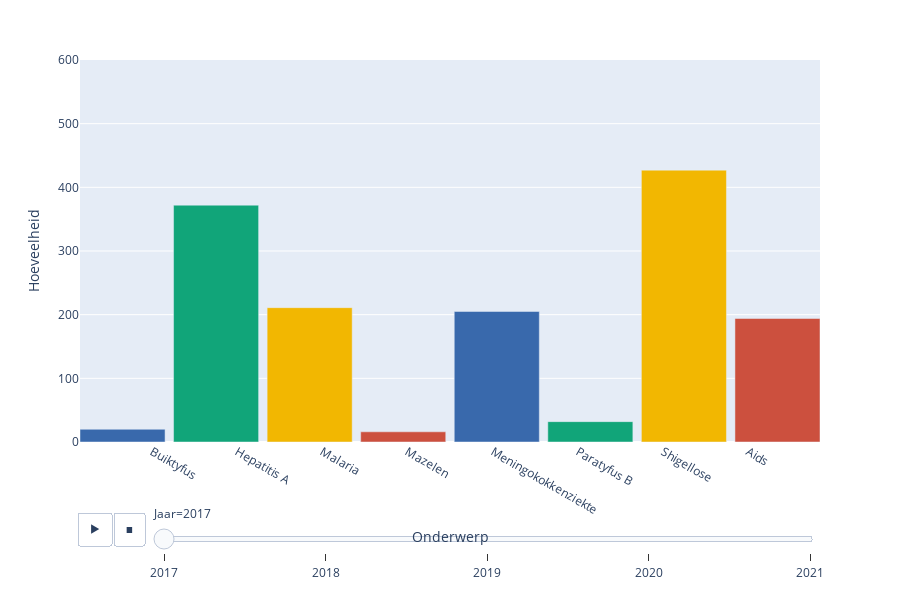

Notebook code for this chart:
### Markdown cell above
## Andere ziektes

### Code cell
db = pd.read_csv('Gezondheid__leefstijl__zorggebruik_en__aanbod__doodsoorzaken__vanaf_1900_27062023_135537.csv')

colors = ['rgb(57,105,172)', 'rgb(17,165,121)', 'rgb(242,183,1)', 'rgb(204,80,62)', 'rgb(57,105,172)', 'rgb(17,165,121)', 'rgb(242,183,1)', 'rgb(204,80,62)']

fig = px.bar(db, x = 'Onderwerp', y = 'Hoeveelheid', barmode = 'group', animation_frame = 'Jaar', color = 'Onderwerp', color_discrete_sequence=colors)


fig.update_layout(
    height=600,
    showlegend = False)

fig.update_traces(width=1)
fig.update_yaxes(range=[0, 600])

fig.show()

### Figure 1 — Plotly figure (JSON) as saved in the notebook; plotly's stock layout.template omitted (floating-point values rounded to 4 significant figures)
{"data": [{"alignmentgroup": "True", "hovertemplate": "Onderwerp=%{x}<br>Jaar=2017<br>Hoeveelheid=%{y}<extra></extra>", "legendgroup": "Buiktyfus", "marker": {"color": "rgb(57,105,172)", "pattern": {"shape": ""}}, "name": "Buiktyfus", "offsetgroup": "Buiktyfus", "orientation": "v", "showlegend": true, "textposition": "auto", "type": "bar", "width": 1, "x": ["Buiktyfus"], "xaxis": "x", "y": [20], "yaxis": "y"}, {"alignmentgroup": "True", "hovertemplate": "Onderwerp=%{x}<br>Jaar=2017<br>Hoeveelheid=%{y}<extra></extra>", "legendgroup": "Hepatitis A", "marker": {"color": "rgb(17,165,121)", "pattern": {"shape": ""}}, "name": "Hepatitis A", "offsetgroup": "Hepatitis A", "orientation": "v", "showlegend": true, "textposition": "auto", "type": "bar", "width": 1, "x": ["Hepatitis A"], "xaxis": "x", "y": [372], "yaxis": "y"}, {"alignmentgroup": "True", "hovertemplate": "Onderwerp=%{x}<br>Jaar=2017<br>Hoeveelheid=%{y}<extra></extra>", "legendgroup": "Malaria", "marker": {"color": "rgb(242,183,1)", "pattern": {"shape": ""}}, "name": "Malaria", "offsetgroup": "Malaria", "orientation": "v", "showlegend": true, "textposition": "auto", "type": "bar", "width": 1, "x": ["Malaria"], "xaxis": "x", "y": [211], "yaxis": "y"}, {"alignmentgroup": "True", "hovertemplate": "Onderwerp=%{x}<br>Jaar=2017<br>Hoeveelheid=%{y}<extra></extra>", "legendgroup": "Mazelen", "marker": {"color": "rgb(204,80,62)", "pattern": {"shape": ""}}, "name": "Mazelen", "offsetgroup": "Mazelen", "orientation": "v", "showlegend": true, "textposition": "auto", "type": "bar", "width": 1, "x": ["Mazelen"], "xaxis": "x", "y": [16], "yaxis": "y"}, {"alignmentgroup": "True", "hovertemplate": "Onderwerp=%{x}<br>Jaar=2017<br>Hoeveelheid=%{y}<extra></extra>", "legendgroup": "Meningokokkenziekte", "marker": {"color": "rgb(57,105,172)", "pattern": {"shape": ""}}, "name": "Meningokokkenziekte", "offsetgroup": "Meningokokkenziekte", "orientation": "v", "showlegend": true, "textposition": "auto", "type": "bar", "width": 1, "x": ["Meningokokkenziekte"], "xaxis": "x", "y": [205], "yaxis": "y"}, {"alignmentgroup": "True", "hovertemplate": "Onderwerp=%{x}<br>Jaar=2017<br>Hoeveelheid=%{y}<extra></extra>", "legendgroup": "Paratyfus B", "marker": {"color": "rgb(17,165,121)", "pattern": {"shape": ""}}, "name": "Paratyfus B", "offsetgroup": "Paratyfus B", "orientation": "v", "showlegend": true, "textposition": "auto", "type": "bar", "width": 1, "x": ["Paratyfus B"], "xaxis": "x", "y": [32], "yaxis": "y"}, {"alignmentgroup": "True", "hovertemplate": "Onderwerp=%{x}<br>Jaar=2017<br>Hoeveelheid=%{y}<extra></extra>", "legendgroup": "Shigellose", "marker": {"color": "rgb(242,183,1)", "pattern": {"shape": ""}}, "name": "Shigellose", "offsetgroup": "Shigellose", "orientation": "v", "showlegend": true, "textposition": "auto", "type": "bar", "width": 1, "x": ["Shigellose"], "xaxis": "x", "y": [427], "yaxis": "y"}, {"alignmentgroup": "True", "hovertemplate": "Onderwerp=%{x}<br>Jaar=2017<br>Hoeveelheid=%{y}<extra></extra>", "legendgroup": "Aids", "marker": {"color": "rgb(204,80,62)", "pattern": {"shape": ""}}, "name": "Aids", "offsetgroup": "Aids", "orientation": "v", "showlegend": true, "textposition": "auto", "type": "bar", "width": 1, "x": ["Aids"], "xaxis": "x", "y": [194], "yaxis": "y"}], "layout": {"barmode": "group", "height": 600, "legend": {"title": {"text": "Onderwerp"}, "tracegroupgap": 0}, "margin": {"t": 60}, "showlegend": false, "sliders": [{"active": 0, "currentvalue": {"prefix": "Jaar="}, "len": 0.9, "pad": {"b": 10, "t": 60}, "steps": [{"args": [["2017"], {"frame": {"duration": 0, "redraw": true}, "fromcurrent": true, "mode": "immediate", "transition": {"duration": 0, "easing": "linear"}}], "label": "2017", "method": "animate"}, {"args": [["2018"], {"frame": {"duration": 0, "redraw": true}, "fromcurrent": true, "mode": "immediate", "transition": {"duration": 0, "easing": "linear"}}], "label": "2018", "method": "animate"}, {"args": [["2019"], {"frame": {"duration": 0, "redraw": true}, "fromcurrent": true, "mode": "immediate", "transition": {"duration": 0, "easing": "linear"}}], "label": "2019", "method": "animate"}, {"args": [["2020"], {"frame": {"duration": 0, "redraw": true}, "fromcurrent": true, "mode": "immediate", "transition": {"duration": 0, "easing": "linear"}}], "label": "2020", "method": "animate"}, {"args": [["2021"], {"frame": {"duration": 0, "redraw": true}, "fromcurrent": true, "mode": "immediate", "transition": {"duration": 0, "easing": "linear"}}], "label": "2021", "method": "animate"}], "x": 0.1, "xanchor": "left", "y": 0, "yanchor": "top"}], "updatemenus": [{"buttons": [{"args": [null, {"frame": {"duration": 500, "redraw": true}, "fromcurrent": true, "mode": "immediate", "transition": {"duration": 500, "easing": "linear"}}], "label": "&#9654;", "method": "animate"}, {"args": [[null], {"frame": {"duration": 0, "redraw": true}, "fromcurrent": true, "mode": "immediate", "transition": {"duration": 0, "easing": "linear"}}], "label": "&#9724;", "method": "animate"}], "direction": "left", "pad": {"r": 10, "t": 70}, "showactive": false, "type": "buttons", "x": 0.1, "xanchor": "right", "y": 0, "yanchor": "top"}], "xaxis": {"anchor": "y", "categoryarray": ["Buiktyfus", "Hepatitis A", "Malaria", "Mazelen", "Meningokokkenziekte", "Paratyfus B", "Shigellose", "Aids"], "categoryorder": "array", "domain": [0, 1], "title": {"text": "Onderwerp"}}, "yaxis": {"anchor": "x", "domain": [0, 1], "range": [0, 600], "title": {"text": "Hoeveelheid"}}}}
